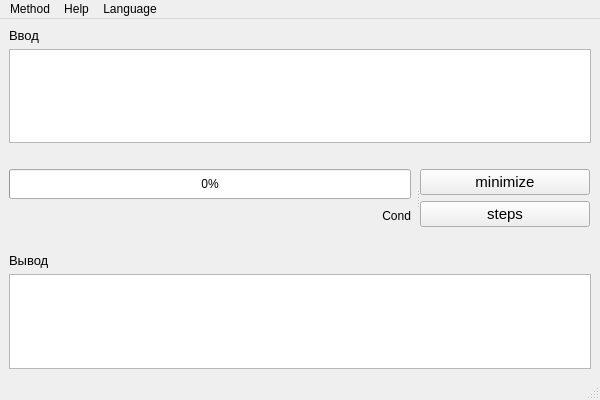
<?xml version="1.0" encoding="UTF-8"?>
<ui version="4.0">
 <class>SNFG</class>
 <widget class="QMainWindow" name="SNFG">
  <property name="geometry">
   <rect>
    <x>0</x>
    <y>0</y>
    <width>600</width>
    <height>400</height>
   </rect>
  </property>
  <property name="minimumSize">
   <size>
    <width>600</width>
    <height>400</height>
   </size>
  </property>
  <property name="windowTitle">
   <string>MainWindow</string>
  </property>
  <widget class="QWidget" name="centralwidget">
   <property name="minimumSize">
    <size>
     <width>600</width>
     <height>358</height>
    </size>
   </property>
   <layout class="QVBoxLayout" name="verticalLayout">
    <item>
     <layout class="QVBoxLayout" name="input">
      <item>
       <widget class="QLabel" name="inputLabel">
        <property name="font">
         <font>
          <pointsize>10</pointsize>
         </font>
        </property>
        <property name="text">
         <string>Ввод</string>
        </property>
       </widget>
      </item>
      <item>
       <widget class="QTextEdit" name="inputText"/>
      </item>
      <item>
       <spacer name="horizontalSpacer">
        <property name="orientation">
         <enum>Qt::Horizontal</enum>
        </property>
        <property name="sizeHint" stdset="0">
         <size>
          <width>40</width>
          <height>20</height>
         </size>
        </property>
       </spacer>
      </item>
     </layout>
    </item>
    <item>
     <widget class="QSplitter" name="control">
      <property name="sizePolicy">
       <sizepolicy hsizetype="Expanding" vsizetype="Preferred">
        <horstretch>0</horstretch>
        <verstretch>0</verstretch>
       </sizepolicy>
      </property>
      <property name="orientation">
       <enum>Qt::Horizontal</enum>
      </property>
      <widget class="QWidget" name="progressLayoutWidget">
       <layout class="QVBoxLayout" name="progress" stretch="0,0">
        <property name="sizeConstraint">
         <enum>QLayout::SetDefaultConstraint</enum>
        </property>
        <property name="rightMargin">
         <number>5</number>
        </property>
        <item>
         <widget class="QProgressBar" name="progressBar">
          <property name="minimumSize">
           <size>
            <width>400</width>
            <height>30</height>
           </size>
          </property>
          <property name="value">
           <number>0</number>
          </property>
         </widget>
        </item>
        <item>
         <widget class="QLabel" name="conditionLabel">
          <property name="font">
           <font>
            <pointsize>9</pointsize>
           </font>
          </property>
          <property name="layoutDirection">
           <enum>Qt::LeftToRight</enum>
          </property>
          <property name="text">
           <string>Cond</string>
          </property>
          <property name="alignment">
           <set>Qt::AlignRight|Qt::AlignTrailing|Qt::AlignVCenter</set>
          </property>
         </widget>
        </item>
       </layout>
      </widget>
      <widget class="QWidget" name="layoutWidget">
       <layout class="QVBoxLayout" name="buttons" stretch="0,0">
        <property name="spacing">
         <number>6</number>
        </property>
        <property name="sizeConstraint">
         <enum>QLayout::SetDefaultConstraint</enum>
        </property>
        <property name="leftMargin">
         <number>0</number>
        </property>
        <property name="topMargin">
         <number>0</number>
        </property>
        <item alignment="Qt::AlignHCenter">
         <widget class="QPushButton" name="minimizeButton">
          <property name="sizePolicy">
           <sizepolicy hsizetype="Minimum" vsizetype="Fixed">
            <horstretch>0</horstretch>
            <verstretch>0</verstretch>
           </sizepolicy>
          </property>
          <property name="minimumSize">
           <size>
            <width>170</width>
            <height>26</height>
           </size>
          </property>
          <property name="maximumSize">
           <size>
            <width>170</width>
            <height>26</height>
           </size>
          </property>
          <property name="font">
           <font>
            <pointsize>11</pointsize>
           </font>
          </property>
          <property name="text">
           <string>minimize</string>
          </property>
         </widget>
        </item>
        <item alignment="Qt::AlignHCenter">
         <widget class="QPushButton" name="stepsButton">
          <property name="minimumSize">
           <size>
            <width>170</width>
            <height>26</height>
           </size>
          </property>
          <property name="maximumSize">
           <size>
            <width>170</width>
            <height>26</height>
           </size>
          </property>
          <property name="font">
           <font>
            <pointsize>11</pointsize>
           </font>
          </property>
          <property name="text">
           <string>steps</string>
          </property>
         </widget>
        </item>
       </layout>
      </widget>
     </widget>
    </item>
    <item>
     <layout class="QVBoxLayout" name="output">
      <item>
       <spacer name="horizontalSpacer_2">
        <property name="orientation">
         <enum>Qt::Horizontal</enum>
        </property>
        <property name="sizeHint" stdset="0">
         <size>
          <width>40</width>
          <height>20</height>
         </size>
        </property>
       </spacer>
      </item>
      <item>
       <widget class="QLabel" name="outputLabel">
        <property name="font">
         <font>
          <pointsize>10</pointsize>
         </font>
        </property>
        <property name="text">
         <string>Вывод</string>
        </property>
       </widget>
      </item>
      <item>
       <widget class="QTextEdit" name="outputLine">
        <property name="readOnly">
         <bool>true</bool>
        </property>
       </widget>
      </item>
     </layout>
    </item>
   </layout>
  </widget>
  <widget class="QMenuBar" name="menubar">
   <property name="geometry">
    <rect>
     <x>0</x>
     <y>0</y>
     <width>600</width>
     <height>21</height>
    </rect>
   </property>
   <widget class="QMenu" name="menuLanguage">
    <property name="title">
     <string>Language</string>
    </property>
    <addaction name="actionEng"/>
    <addaction name="actionRu"/>
   </widget>
   <widget class="QMenu" name="menuHelp">
    <property name="title">
     <string>Help</string>
    </property>
    <addaction name="actionUguide"/>
   </widget>
   <widget class="QMenu" name="menuMethod">
    <property name="title">
     <string>Method</string>
    </property>
    <addaction name="actionAlgebraicManupulation"/>
    <addaction name="actionQuineMcCluskey"/>
   </widget>
   <addaction name="menuMethod"/>
   <addaction name="menuHelp"/>
   <addaction name="menuLanguage"/>
  </widget>
  <widget class="QStatusBar" name="statusbar"/>
  <action name="actionUguide">
   <property name="text">
    <string>User guide</string>
   </property>
  </action>
  <action name="actionEng">
   <property name="text">
    <string>English</string>
   </property>
  </action>
  <action name="actionRu">
   <property name="text">
    <string>Русский</string>
   </property>
  </action>
  <action name="actionAlgebraicManupulation">
   <property name="checkable">
    <bool>true</bool>
   </property>
   <property name="checked">
    <bool>true</bool>
   </property>
   <property name="text">
    <string>Algebraic Manupulation</string>
   </property>
  </action>
  <action name="actionQuineMcCluskey">
   <property name="checkable">
    <bool>true</bool>
   </property>
   <property name="text">
    <string>Quine-McCluskey</string>
   </property>
  </action>
 </widget>
 <resources/>
 <connections/>
</ui>
